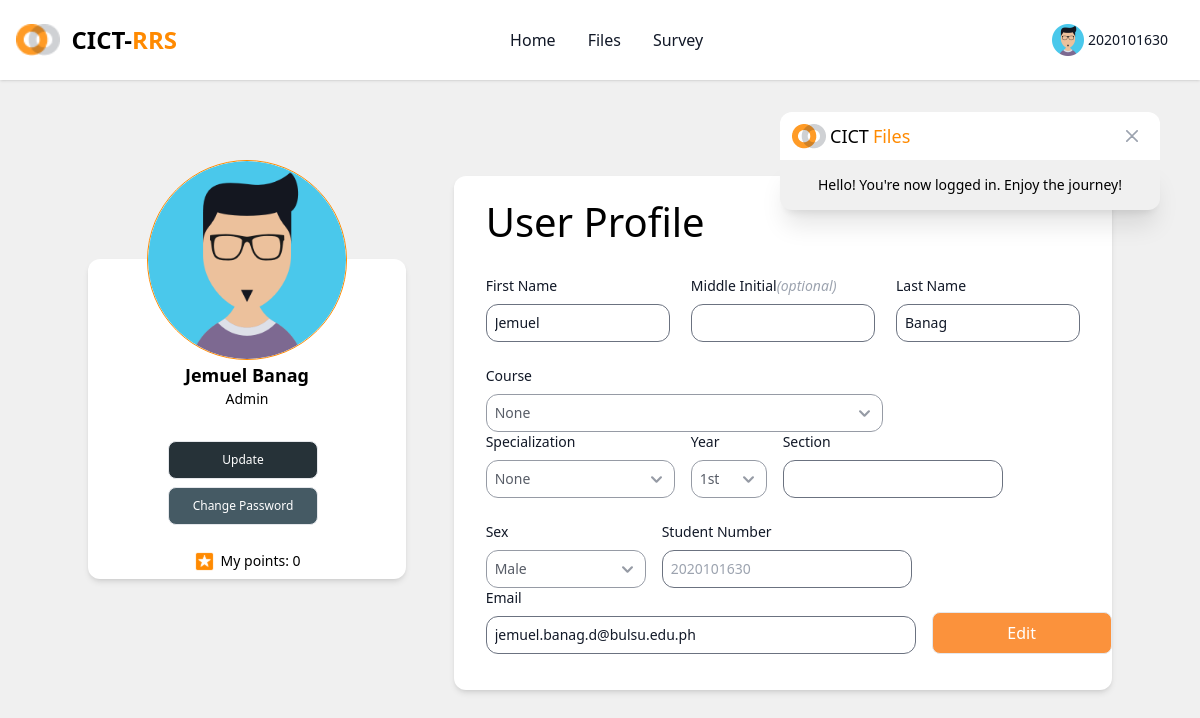
The app's page /pages/profile.php (signed in) with its own data.
### tables this page shows
CREATE TABLE `profile` (
  `account_id` varchar(50) NOT NULL,
  `first_name` varchar(50) NOT NULL,
  `middle_name` varchar(50) DEFAULT NULL,
  `last_name` varchar(50) NOT NULL,
  `image` varchar(255) DEFAULT NULL,
  `course` varchar(50) DEFAULT 'none',
  `specialization` varchar(50) DEFAULT 'none',
  `year` int(11) DEFAULT NULL,
  `section` varchar(10) DEFAULT NULL,
  `sex` varchar(10) DEFAULT NULL,
  `points` int(11) NOT NULL DEFAULT 0
);

CREATE TABLE `account` (
  `id` int(11) NOT NULL,
  `number` varchar(50) NOT NULL,
  `email` varchar(255) NOT NULL,
  `type` varchar(20) NOT NULL,
  `password` text NOT NULL,
  `is_archived` int(11) NOT NULL DEFAULT 0,
  `verified_at` timestamp NULL DEFAULT NULL,
  `reset_token` varchar(255) DEFAULT NULL,
  `reset_expiration` timestamp NULL DEFAULT NULL
);

### pages/profile.php (called while the page is built, shortened)
<?php
include('../db/db.php');
$uid = $_SESSION['id'];
$sql = "SELECT p.*, a.email, a.type FROM profile p JOIN account a ON a.number = p.account_id WHERE p.account_id = $uid";
$res = $conn->query($sql);
$row = $res->fetch_assoc();
include "../base.php";
?>

### src/template/profile_page.php (the view, shortened to what this page needs)
<div class="container mx-auto w-full h-[calc(100vh-80px)] justify-start lg:justify-center gap-x-12 flex flex-col lg:flex-row gap-4">
        <div class="max-w-[360px] w-full h-[630px] flex flex-col justify-center relative mx-auto">
            <div class="w-full h-fit absolute top-4 lg:top-20 z-10">
                <img src="../public/images/display/<?=$row['image']?>" class="mx-auto cursor-pointer h-[140px] lg:w-[200px] lg:h-[200px] border bg-white border-[#FF8A01] rounded-full z-10" alt="pic" onerror="setProfilePic(this)">
            </div>
            <div class="w-full h-[320px] mt-12 bg-white shadow-md rounded-xl flex flex-col justify-center items-center self-center gap-y-2 relative">
                <div class="w-full flex flex-col gap-4">
                    <div class="w-full mt-24 flex flex-col items-center justify-center">
                        <div class="text-center mb-8">
                            <p class="text-lg font-semibold"><?=$row['first_name']?> <?=$row['middle_name'] != null ? $row['middle_name'] : ''?> <?=$row['last_name']?> </p>
                            <p class="text-sm"> <?=ucfirst($row['type'])?> </p>
                        </div>
                        <button data-modal-target="popup-modal" data-modal-toggle="popup-modal" class="w-[150px] cursor-pointer py-2 md:py-2.5 px-5 me-2 mb-2 text-xs md:text-md font-medium text-white focus:outline-none bg-[#263238] rounded-lg border border-gray-200 hover:bg-orange-400 focus:z-10 focus:ring-4 focus:ring-gray-100" >
                            Update
                        </button>
                        <button type="button" class="w-[150px] py-2 md:py-2.5 px-5 me-2 mb-2 text-xs md:text-md font-medium text-white focus:outline-none bg-[#455A64] rounded-lg border border-gray-200 hover:bg-orange-400 focus:z-10 focus:ring-4 focus:ring-gray-100 dark:focus:ring-gray-700 dark:bg-gray-800 dark:text-gray-400 dark:border-gray-600 dark:hover:text-white dark:hover:bg-gray-700"
                            data-modal-target="changePassword-modal" data-modal-toggle="changePassword-modal">
                            Change Password
                        </button>
                    </div>
                    <div class="flex flex-row justify-center items-center">
                        <img src="../src/img/star.svg" alt="star">&nbsp;
                        <p class="text-xs md:text-sm lg:text-md">My points: <?=$row['points']?></p>
                    </div>
                </div>
            </div>
        </div>
        <div class="max-w-[1200px] w-full h-fit bg-white shadow-md rounded-xl flex justify-center items-center mt-0 lg:mt-24 p-4">
            <div class="w-[95%] h-[90%] z-5">
                <form class="flex flex-col justify-center pb-5 h-full" method="POST" action="actions/update-profile.php">
                    <p class="text-[2.5rem]">User Profile</p>
                    <div class="flex flex-col">
                        <section class="pt-6 flex w-full disabled">
                            <div class="w-full flex flex-wrap justify-between items-center">
                                <div class="w-full sm:w-[31%] min-w-[180px]">
                                    <label for="message" class="block mb-2 text-sm md:text-md font-medium text-gray-900 dark:text-white">First Name</label>
                                    <input id="first_name" name="first_name" type="text" value="<?=$row['first_name']?>" class="myInput w-full rounded-xl border p-1 md:p-2 text-sm md:text-md bg-gray-100 disabled:bg-transparent" disabled>
                                </div>
                                <div class="w-full sm:w-[31%] min-w-[180px]">
                                    <label for="message" class="flex flex-row mb-2 text-sm md:text-md font-medium text-gray-900 dark:text-white">Middle Initial <span class="italic text-gray-400">(optional)</span></label>
                                    <input id="middle_name" name="middle_name" type="text" value="<?=$row['middle_name'] ?? ''?>" class="myInput w-full rounded-xl border p-1 md:p-2 text-sm md:text-md bg-gray-100 disabled:bg-transparent" disabled>
                                </div>
                                <div class="w-full sm:w-[31%] min-w-[180px]">
                                    <label for="message" class="block mb-2 text-sm md:text-md font-medium text-gray-900 dark:text-white">Last Name</label>
                                    <input id="last_name" name="last_name" type="text" value="<?=$row['last_name']?>" class="myInput w-full rounded-xl border p-1 md:p-2 text-sm md:text-md bg-gray-100 disabled:bg-transparent" disabled>
                                </div>
                            </div>
                        </section>
                        <section class="pt-6 flex flex-col gap-4 w-full disabled">
                            <div class="flex flex-wrap gap-x-4">
                                <div>
                                    <label for="message" class="block mb-2 text-sm font-medium text-gray-900 dark:text-white">Course</label>
                                    <select name="course" id="" class="myInput w-full rounded-xl p-1 md:p-2 text-sm md:text-md bg-gray-100 disabled:bg-transparent" disabled>
                                        <option value="none" selected disabled>None</option>
                                    </select>
                                </div>
                                <div>
                                    <label for="specs" class="block mb-2 text-sm font-medium text-gray-900 dark:text-white">Specialization</label>
                                    <select name="specs" id="specs" class="myInput rounded-xl p-1 md:p-2 text-sm md:text-md bg-gray-100 disabled:bg-transparent" disabled>
                                        <option value="none" <?=$row['specialization'] == 'none' || $row['specialization'] == '' ? 'selected' : ''?> >None</option>
                                    </select>
                                </div>
                                <div>
                                    <label for="message" class="block mb-2 text-sm font-medium text-gray-900 dark:text-white">Year</label>
                                    <select name="year" id="" class="myInput rounded-xl p-1 md:p-2 text-sm md:text-md bg-gray-100 disabled:bg-transparent" disabled>
                                        <option value="1" <?=$row['year'] == '1' ? 'selected' : ''?> >1st</option>
                                    </select>
                                </div>
                                <div>
                                    <label for="section" class="block mb-2 text-sm font-medium text-gray-900 dark:text-white">Section</label>
                                    <input id="section" name="section" type="text" value="<?=$row['section']?>" class="myInput rounded-xl border p-1 md:p-2 text-sm md:text-md bg-gray-100 disabled:bg-transparent" disabled>
                                </div>
                            </div>
                        </section>
                        <section class="pt-6 flex flex-col md:flex-row gap-4 w-full">
                            <div class="flex-1 sm:min-w-[430px]">
                                <div class="flex flex-wrap w-full gap-4">
                                    <div class="flex flex-col gap-x-8 w-full md:w-[160px]">
                                        <label for="message" class="block mb-2 text-sm font-medium text-gray-900 dark:text-white">Sex</label>
                                        <select name="sex" id="sex" class="myInput rounded-xl border p-1 md:p-2 text-sm md:text-md bg-gray-100 disabled:bg-transparent" disabled>
                                            <option value="male" <?=$row['sex'] == 'male' ? 'selected' : ''?> >Male</option>
                                        </select>
                                    </div>
                                    <div class="flex flex-col gap-x-8 w-full md:w-[250px]">
                                        <label for="message" class="flex flex-row mb-2 text-sm font-medium text-gray-900 dark:text-white">Student Number</label>
                                        <input type="number" placeholder="<?=$_SESSION['id']?>" class="rounded-xl border p-1 md:p-2 text-sm md:text-md" disabled name="#_number" max="10">
                                    </div>
                                </div>
                                <div class="flex flex-col gap-x-8 w-full md:w-[430px]">
                                    <label for="message" class="block mb-2 text-sm font-medium text-gray-900 dark:text-white">Email</label>
                                    <input type="email" id="email" value="<?=$row['email']?>" class="myInput rounded-xl border p-1 md:p-2 text-sm md:text-md bg-gray-100 disabled:bg-transparent" disabled>
                                </div>
                            </div>
                            <div class="flex flex-1 items-end justify-center md:justify-end min-w-[180px]">
                                <button id="enableBtn" type="button"
                                    class="w-full sm:w-[180px] max-h-[46px] py-2 px-3 text-base text-white focus:outline-none bg-orange-400 rounded-lg border border-gray-200 ">
                                    Edit
                                </button>
                            </div>
                        </section>
                    </div>
                </form>
            </div>
        </div>

### records on screen
profile: first_name "Jemuel", last_name "Banag", account.type "Admin", points "0", specs "None", email "jemuel.banag.d@bulsu.edu.ph"

### other values on screen
$_SESSION['id'] "2020101630"
$sessionMessage "Hello! You're now logged in. Enjoy the journey!"
